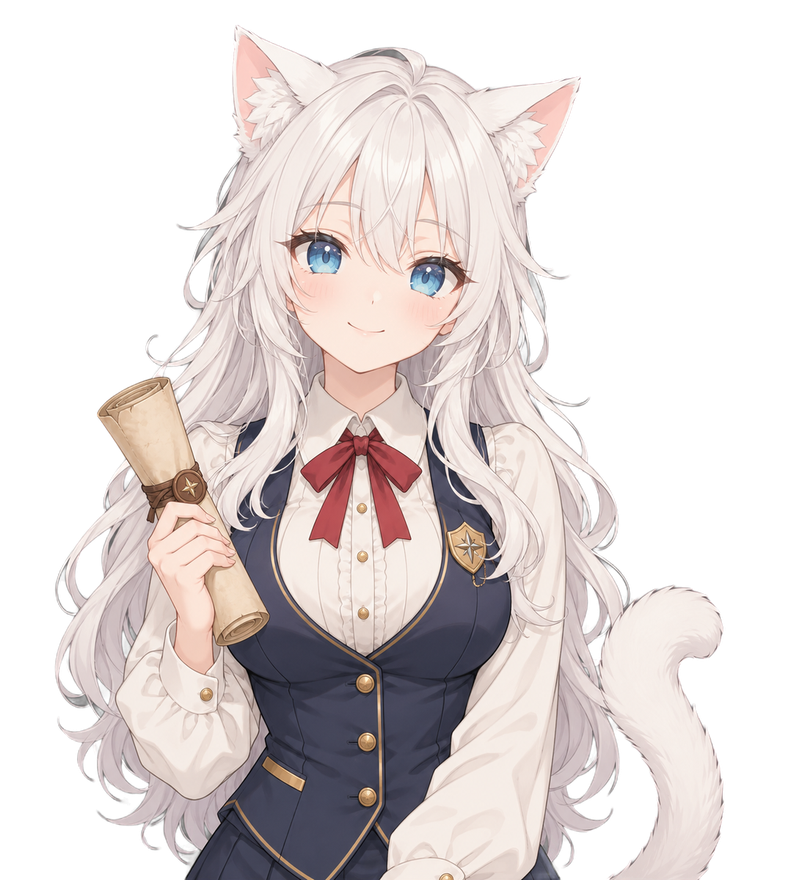
#> input picture assets/character/normal.png, 802 x 880 px, shrunk from 1093 x 1200 before the run
$ python align_expr.py
#> lines starting #> are read from the running program, lines starting #| are printed output that depends on the picture; after the words box and inside, x2 and y2 are one past the last pixel; in counts of white or black regions, pixels touching at a corner belong together
"""把好感升階動畫的去背圖（assets/stageup/erin_*.webp）對齊成櫃台立繪的畫框（跟 normal.png 一樣 1093×1200），
存成 assets/character/<表情>.webp，換表情時大小、位置才不會跳。

對齊方法：抓兩眼的藍色虹膜 → 兩眼中點、兩眼距離 → 縮放＋平移到 normal 的眼睛位置（不旋轉）。
閉著眼的圖抓不到，要在 MANUAL 給兩眼的座標（原圖像素）。

用法：python tools/align_expr.py            （全部重做）
      python tools/align_expr.py moved stamp （只做這幾個）
需要：pip install -r tools/requirements.txt（opencv-python、pillow、numpy）
"""
import os, sys
import numpy as np, cv2
from PIL import Image

ROOT = os.path.join(os.path.dirname(__file__), '..')
SRC = os.path.join(ROOT, 'assets', 'stageup')
DST = os.path.join(ROOT, 'assets', 'character')
# 表情名稱 → 動畫裡的圖
MAP = {
    'moved': 'erin_teary', 'fluster': 'erin_poof', 'sheepish': 'erin_hide_cup', 'stamp': 'erin_stamp',
    'focus': 'erin_gold_brush', 'notebook': 'erin_hug_notebook', 'gentle': 'erin_starlight', 'lantern': 'erin_lantern',
    'promise': 'erin_pinky', 'heartflame': 'erin_heart_flame', 'callname': 'erin_call_name',
}
MANUAL = {}  # 'name': ((左眼 x, y), (右眼 x, y))

def load(p): return np.array(Image.open(p).convert('RGBA'))
#> called with p = 'tools/../assets/character/normal.png'
#> returned value is the input picture: shape (880, 802, 4); mean R, G, B, A 106, 98.2, 97, 132.8

def eyes(rgba):
    h = rgba.shape[0]; top = int(h * 0.45)
#> after `h = rgba.shape[0]`: h = 880
#> after `top = int(h * 0.45)`: top = 396
    hsv = cv2.cvtColor(rgba[:top, :, :3], cv2.COLOR_RGB2HSV)
#> hsv: shape (396, 802, 3); mean H, S, V 6.6, 9.9, 82.5
    m = ((hsv[..., 0] > 95) & (hsv[..., 0] < 125) & (hsv[..., 1] > 90) & (hsv[..., 2] > 70) & (rgba[:top, :, 3] > 200)).astype(np.uint8)
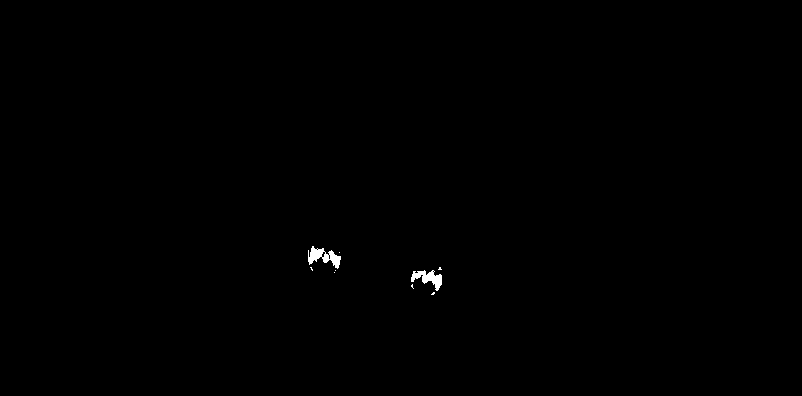
#> m: shape (396, 802); values 0 (black) and 1 (white), 0.22% white; 9 white regions (7 under 20 px), largest, box (x1, y1, x2, y2) and area: (308, 246, 341, 269) 350, (411, 270, 442, 291) 309
    n, _, st, cen = cv2.connectedComponentsWithStats(m)
#> n = 10; st = [[0, 0, 802, 396, 316901], [308, 246, 33, 23, 350], [339, 252, 1, 1, 1], [310, 267, 3, 4, 6], [438, 267, 4, 3, 8], [335, 270, 1, 1, 1], [411, 270, 31, 21, 309], [334, 272, 1, 1, 1], [411, 284, 3, 5, 7], [431, 292, 4, 3, 8]]; cen = [[400.6, 197.3], [323.3, 256.4], [339, 252], [311.2, 268.3], [439.5, 268.2], [335, 270], [428, 277.8], [334, 272], [411.9, 285.9], [432.8, 293.1]]
    comps = sorted([(st[i, 4], cen[i]) for i in range(1, n) if st[i, 4] > 60], key=lambda x: -x[0])[:2]
#> comps = [(350, [323.3, 256.4]), (309, [428, 277.8])]
    if len(comps) < 2: return None
    a, b = sorted([c for _, c in comps], key=lambda c: c[0])
#> a = [323.3, 256.4]; b = [428, 277.8]
    return np.array(a), np.array(b)

def main(names):
    ref = load(os.path.join(DST, 'normal.png')); er = eyes(ref)
#> after `er = eyes(ref)`: er = ([323.3, 256.4], [428, 277.8])
    for name in names:
        src = MAP[name]
        im = load(os.path.join(SRC, src + '.webp'))
        e = MANUAL.get(name) or eyes(im)
        if e is None: print(name, '抓不到眼睛：請在 MANUAL 填座標'); continue
        e = (np.array(e[0], float), np.array(e[1], float))
        s = np.linalg.norm(er[1] - er[0]) / np.linalg.norm(e[1] - e[0])
        mr, ms = (er[0] + er[1]) / 2, (e[0] + e[1]) / 2
        M = np.float32([[s, 0, mr[0] - s * ms[0]], [0, s, mr[1] - s * ms[1]]])
        out = cv2.warpAffine(im, M, (ref.shape[1], ref.shape[0]), flags=cv2.INTER_AREA, borderValue=(0, 0, 0, 0))
        Image.fromarray(out).save(os.path.join(DST, name + '.webp'), 'WEBP', quality=90, method=6)
        print(f'{name:10s} ← {src:18s} scale={s:.3f}')

if __name__ == '__main__':
#> (the run stopped early here; a loop or call above may not have finished)
